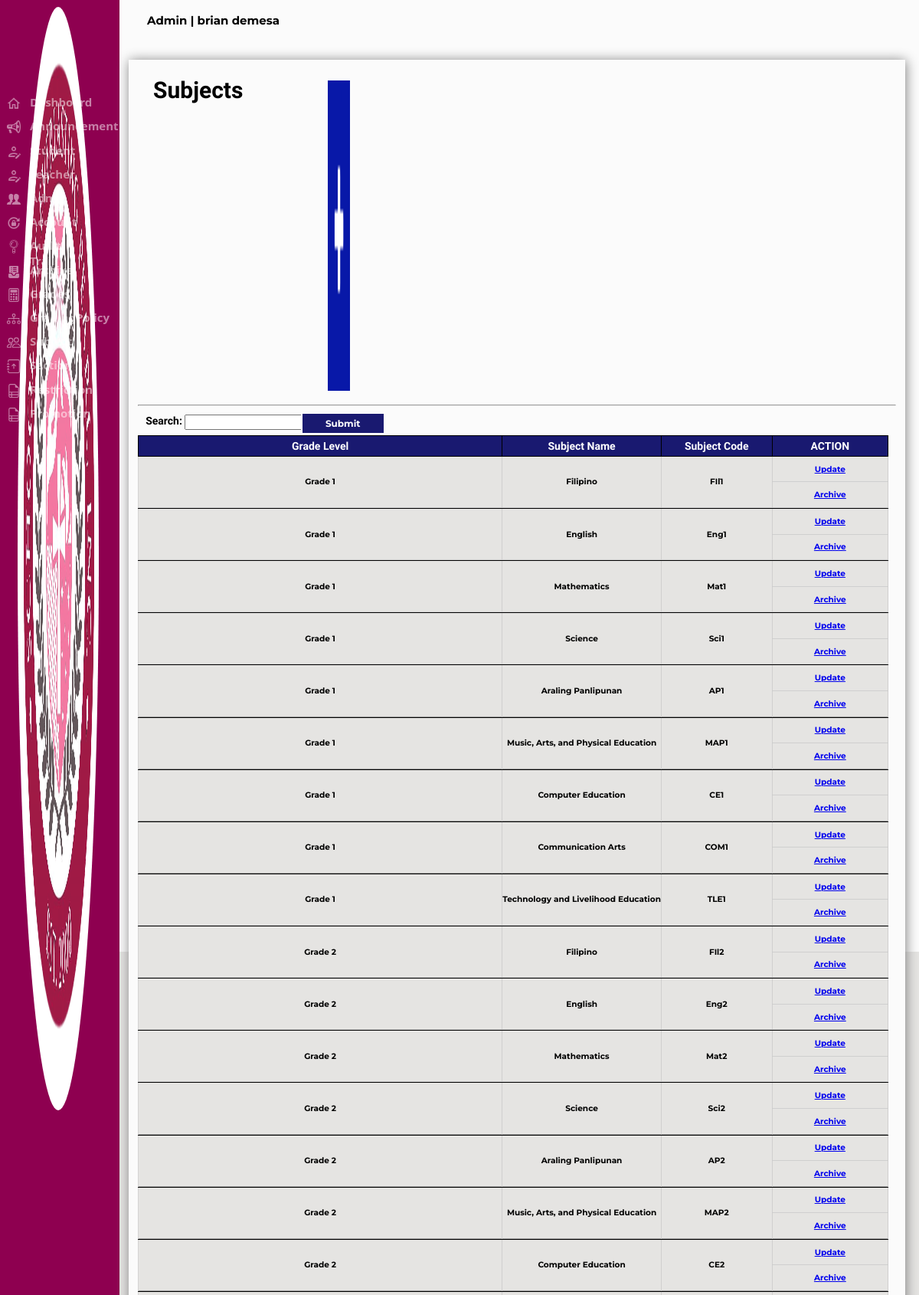
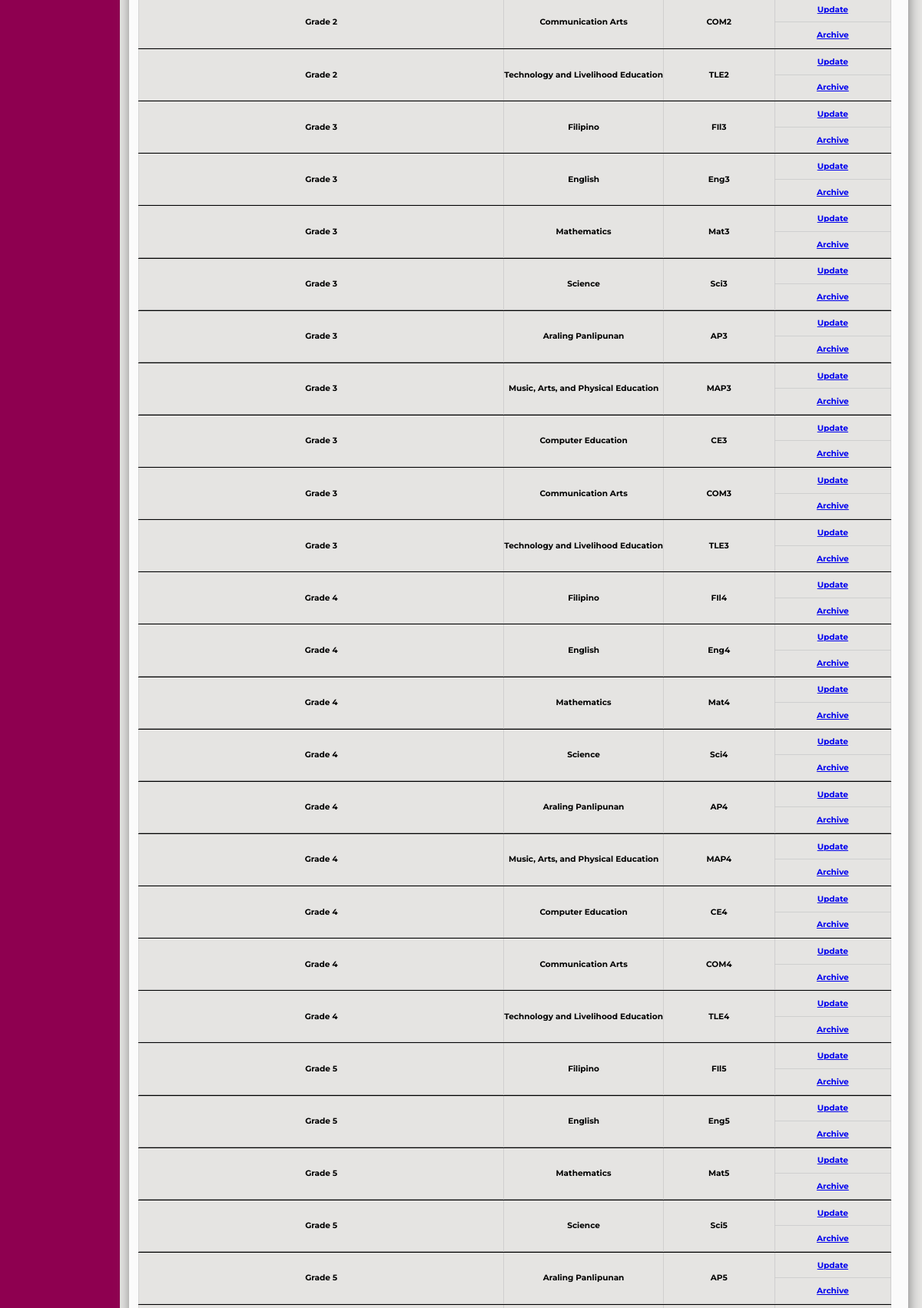
Page /Admin/subject.php (signed in, upper part) on the committed database (2 pictures, top to bottom).
### tables this page shows
CREATE TABLE `tbl_sepi_account` (
  `Acc_ID` int(11) NOT NULL AUTO_INCREMENT,
  `Admin_ID` varchar(20) NOT NULL,
  `Fname` varchar(30) NOT NULL,
  `mname` varchar(5) NOT NULL,
  `Lname` varchar(30) NOT NULL,
  `Username` varchar(30) NOT NULL,
  `EMAIL` varchar(50) NOT NULL,
  `Password` varchar(30) NOT NULL,
  `Gender` varchar(15) NOT NULL,
  `Address` varchar(50) NOT NULL,
  `Role` varchar(20) NOT NULL,
  `Hdate` date NOT NULL,
  PRIMARY KEY (`Acc_ID`)
);

CREATE TABLE `tbl_subject` (
  `ID` int(11) NOT NULL AUTO_INCREMENT,
  `Subject_code` varchar(255) NOT NULL,
  `Subject_name` varchar(255) NOT NULL,
  `Grade_level` varchar(255) NOT NULL,
  PRIMARY KEY (`ID`)
);

### Admin/subject.php (the view, shortened to what this page needs)
<?php	include "../sepi_connect.php";
if(!isset($_SESSION['loggedin']) || $_SESSION['loggedin'] !== true)
 {
	 header("refresh:0; ../Index.php");
	 exit;
 }else if(isset($_SESSION['Acc_ID']))
	{
		$userid = $_SESSION['Acc_ID'];
		$getrecord = mysqli_query($config,"SELECT * FROM tbl_sepi_account WHERE Acc_ID ='$userid'");
		while($rowedit = mysqli_fetch_assoc($getrecord))
		{
			$type = $rowedit['Role'];
			$name = $rowedit['Fname']." ".$rowedit['Lname'];
		}
	}
if(isset($_POST['search'])){
$search = $_POST['search'];
if ($search != NULL){
	$sql = "SELECT * FROM `tbl_subject` WHERE `ID` LIKE '%$search%' OR `Subject_code` LIKE '%$search%' OR `Subject_name` LIKE '%$search%' OR `Grade_level` LIKE '%$search%'";
}else{
$sql = "Select * from tbl_subject";
}
}else{
$sql = "Select * from tbl_subject";
}
?>
<html>
<head>
</head>
<link rel="stylesheet" href="../Css/sepi.css">
<body style="background-color:#E5E4E2">
<div class="header">
<form method="POST"action="logout.php" >
<p class="displayname"><?php echo "$type" ?> | <?php echo "$name" ?></p>
</form>
</div>
			<div class="footer">
				<h6 id="footer">© 2022 SEPI Login Form. All Rights Reserved | Designed by Excel-erator</h6>
			</div>
<form method=POST action="subject.php">
		<?php
		include_once('SideNav.php');
		?>
<div class="announcementdiv">
				<h1 id="announcemetfont">Subjects</h1>
				<a href="subjectadd.php" name="addannouncement"><img src="../Images/add_icon.png" class="addannouncementbtn"></a>
				<hr>
				<p class="searchannouncement">Search:</p>
				<input type=text name=search class="announcementtxt">
				<input type=submit name=sub class="announcementbtn">
<?php
include "../sepi_connect.php";
$result = $config -> query($sql);
if($result -> num_rows > 0){
	echo"<div class=announcementtbl style=overflow:auto;>";
	echo"<table class=announcementtbl1>";
	echo "<tr>";
echo "<th Class=announcementheader>Grade Level";
echo "<th Class=announcementheader1>Subject Name";
echo "<th Class=announcementheader2>Subject Code";
echo "<th Class=announcementheader1>ACTION";
while($row = $result -> fetch_assoc()){
echo "<tr>";
echo "<td class=announcementinfo rowspan=2>".$row['Grade_level'];
echo "<td class=announcementinfo rowspan=2>".$row['Subject_name'];
echo "<td class=announcementinfo rowspan=2>".$row['Subject_code'];
echo "<td class=announcementinfo> <a href='announceupdate.php?ID=".$row['ID']."'> Update </a>";
echo "<tr>";
echo "<td class=announcementinfo> <a href='deleteannounce.php?ID=".$row['ID']."'> Archive </a>";
echo"<tr>";
echo "<td class=announcementinfo1 colspan=4>";
}
}else{
echo "No Announcement Display";
}
?>
</div>
</body>
</html>

### rows in the picture
tbl_sepi_account: Role "Admin", name "brian demesa"
tbl_subject: Grade_level "Grade 1", Subject_name "Filipino", Subject_code "FIl1"
tbl_subject: Grade_level "Grade 1", Subject_name "English", Subject_code "Eng1"
tbl_subject: Grade_level "Grade 1", Subject_name "Mathematics", Subject_code "Mat1"
tbl_subject: Grade_level "Grade 1", Subject_name "Science", Subject_code "Sci1"
tbl_subject: Grade_level "Grade 1", Subject_name "Araling Panlipunan", Subject_code "AP1"
tbl_subject: Grade_level "Grade 1", Subject_name "Music, Arts, and Physical Education", Subject_code "MAP1"
tbl_subject: Grade_level "Grade 1", Subject_name "Computer Education", Subject_code "CE1"
tbl_subject: Grade_level "Grade 1", Subject_name "Communication Arts", Subject_code "COM1"
tbl_subject: Grade_level "Grade 1", Subject_name "Technology and Livelihood Education", Subject_code "TLE1"
tbl_subject: Grade_level "Grade 2", Subject_name "Filipino", Subject_code "FIl2"
tbl_subject: Grade_level "Grade 2", Subject_name "English", Subject_code "Eng2"
tbl_subject: Grade_level "Grade 2", Subject_name "Mathematics", Subject_code "Mat2"
tbl_subject: Grade_level "Grade 2", Subject_name "Science", Subject_code "Sci2"
tbl_subject: Grade_level "Grade 2", Subject_name "Araling Panlipunan", Subject_code "AP2"
tbl_subject: Grade_level "Grade 2", Subject_name "Music, Arts, and Physical Education", Subject_code "MAP2"
tbl_subject: Grade_level "Grade 2", Subject_name "Computer Education", Subject_code "CE2"
tbl_subject: Grade_level "Grade 2", Subject_name "Communication Arts", Subject_code "COM2"
tbl_subject: Grade_level "Grade 2", Subject_name "Technology and Livelihood Education", Subject_code "TLE2"
tbl_subject: Grade_level "Grade 3", Subject_name "Filipino", Subject_code "FIl3"
tbl_subject: Grade_level "Grade 3", Subject_name "English", Subject_code "Eng3"
tbl_subject: Grade_level "Grade 3", Subject_name "Mathematics", Subject_code "Mat3"
tbl_subject: Grade_level "Grade 3", Subject_name "Science", Subject_code "Sci3"
tbl_subject: Grade_level "Grade 3", Subject_name "Araling Panlipunan", Subject_code "AP3"
tbl_subject: Grade_level "Grade 3", Subject_name "Music, Arts, and Physical Education", Subject_code "MAP3"
tbl_subject: Grade_level "Grade 3", Subject_name "Computer Education", Subject_code "CE3"
tbl_subject: Grade_level "Grade 3", Subject_name "Communication Arts", Subject_code "COM3"
tbl_subject: Grade_level "Grade 3", Subject_name "Technology and Livelihood Education", Subject_code "TLE3"
tbl_subject: Grade_level "Grade 4", Subject_name "Filipino", Subject_code "FIl4"
tbl_subject: Grade_level "Grade 4", Subject_name "English", Subject_code "Eng4"
tbl_subject: Grade_level "Grade 4", Subject_name "Mathematics", Subject_code "Mat4"
tbl_subject: Grade_level "Grade 4", Subject_name "Science", Subject_code "Sci4"
tbl_subject: Grade_level "Grade 4", Subject_name "Araling Panlipunan", Subject_code "AP4"
tbl_subject: Grade_level "Grade 4", Subject_name "Music, Arts, and Physical Education", Subject_code "MAP4"
tbl_subject: Grade_level "Grade 4", Subject_name "Computer Education", Subject_code "CE4"
tbl_subject: Grade_level "Grade 4", Subject_name "Communication Arts", Subject_code "COM4"
tbl_subject: Grade_level "Grade 4", Subject_name "Technology and Livelihood Education", Subject_code "TLE4"
tbl_subject: Grade_level "Grade 5", Subject_name "Filipino", Subject_code "FIl5"
tbl_subject: Grade_level "Grade 5", Subject_name "English", Subject_code "Eng5"
tbl_subject: Grade_level "Grade 5", Subject_name "Mathematics", Subject_code "Mat5"
tbl_subject: Grade_level "Grade 5", Subject_name "Science", Subject_code "Sci5"
tbl_subject: Grade_level "Grade 5", Subject_name "Araling Panlipunan", Subject_code "AP5"
